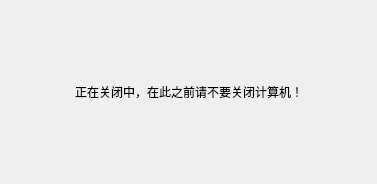
<?xml version="1.0" encoding="UTF-8"?>
<ui version="4.0">
 <class>CloseingDialog</class>
 <widget class="QDialog" name="CloseingDialog">
  <property name="geometry">
   <rect>
    <x>0</x>
    <y>0</y>
    <width>377</width>
    <height>184</height>
   </rect>
  </property>
  <property name="windowTitle">
   <string>Dialog</string>
  </property>
  <layout class="QHBoxLayout" name="horizontalLayout">
   <item>
    <spacer name="horizontalSpacer">
     <property name="orientation">
      <enum>Qt::Horizontal</enum>
     </property>
     <property name="sizeHint" stdset="0">
      <size>
       <width>40</width>
       <height>20</height>
      </size>
     </property>
    </spacer>
   </item>
   <item>
    <widget class="QLabel" name="labelText">
     <property name="text">
      <string>正在关闭中，在此之前请不要关闭计算机！</string>
     </property>
    </widget>
   </item>
   <item>
    <spacer name="horizontalSpacer_2">
     <property name="orientation">
      <enum>Qt::Horizontal</enum>
     </property>
     <property name="sizeHint" stdset="0">
      <size>
       <width>40</width>
       <height>20</height>
      </size>
     </property>
    </spacer>
   </item>
  </layout>
 </widget>
 <resources/>
 <connections/>
</ui>
